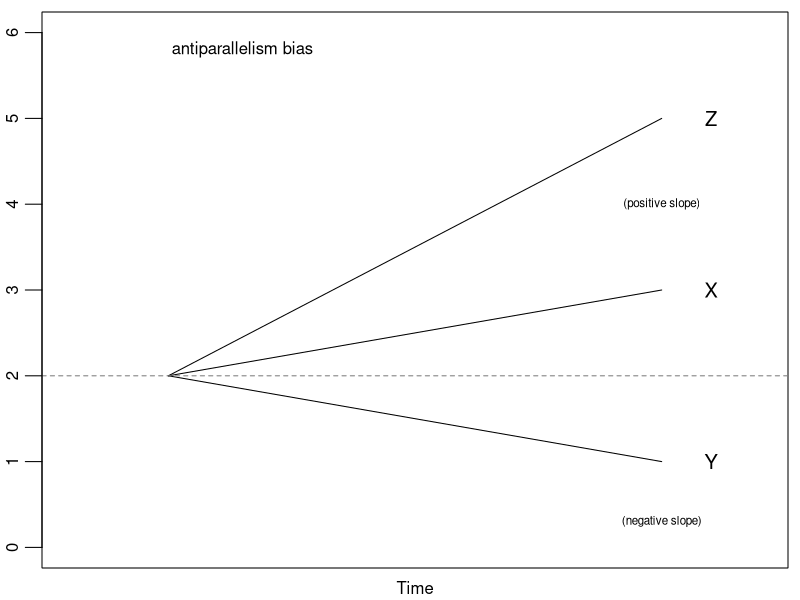

Recreate this plot in R.
## plot figure ----

# create directory to save figure if it doesn't exist
if(!dir.exists("figures/")) {dir.create("figures/")}

# create tiff file
tiff(file = "figures/antiparallelism.tiff", 
     compression = "lzw", 
     res = 1000,
     width = 3543, 
     height = 2755, 
     units = "px", 
     pointsize = 12, 
     bg = "white")

# set parameters
par(mfrow = c(1, 1), # row and column structure
    mar = c(1.5, 2, 0.5, 0.5) + 0.1, # plot margins
    ljoin = 2, # bevelled line joins
    tck = -0.03) # length of tick marks

# line x
plot(1:2, 
     c(2, 3), 
     type = "l", 
     lty = 1, 
     xlab = "", 
     ylab = "", 
     xaxt = "n", 
     yaxt = "n", 
     xlim = c(0.8, 2.2),
     ylim = c(0, 6))

# line y
lines(c(2, 1), 
      type = "l", 
      lty = 1)

# line z
lines(c(2, 5), 
      type = "l", 
      lty = 1)

# dotted line
abline(h = 2,
       col = "grey50",
       lty = 2)

axis(side = 2, 
     labels = TRUE,
     line = 0,
     at = c(0,1,2,3,4,5,6))

text(x = 2, 
     y = 4, 
     labels = ("(positive slope)"), 
     cex = 0.7)

text(x = 2, 
     y = 0.3, 
     labels = ("(negative slope)"), 
     cex = 0.7)

text(x = 2.1, 
     y = 3, 
     labels = ("X"), 
     cex = 1.2)

text(x = 2.1, 
     y = 1, 
     labels = ("Y"), 
     cex = 1.2)

text(x = 2.1, 
     y = 5, 
     labels = ("Z"), 
     cex = 1.2)

text(x = 1.15,
     y = 5.8,
     labels = "antiparallelism bias",
     cex = 1)

# add x-axis label
mtext(text = "Time", 
      side = 1, 
      cex = 1, 
      line = 0.5)

# close tiff file
dev.off()